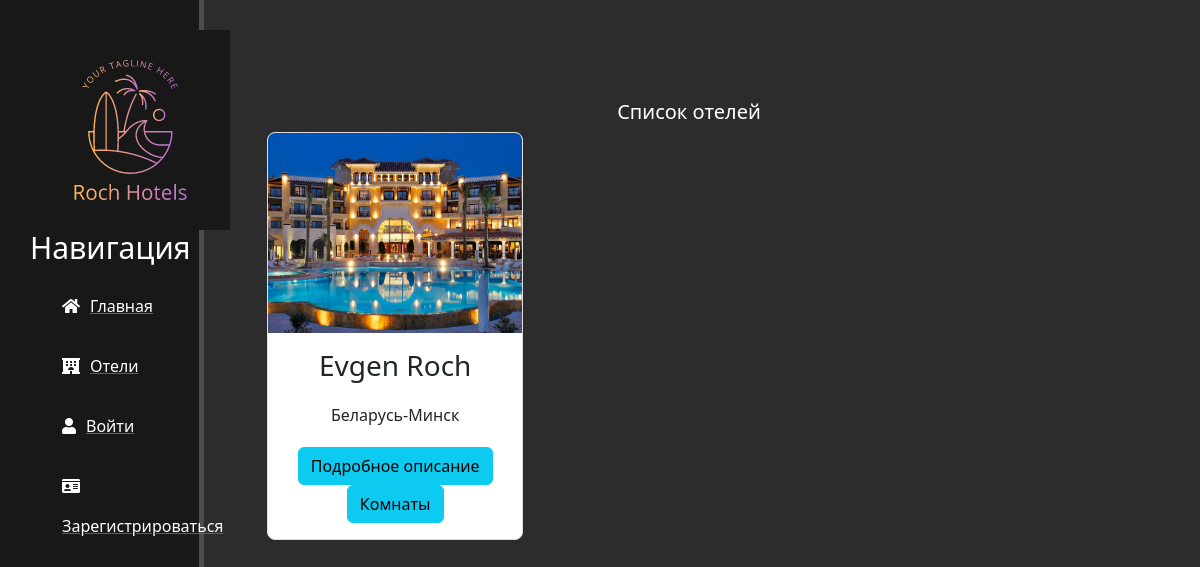
Screenshot of /hotels/ with the database file from the repository.
### main/models.py (models this page shows, shortened)
class Hotel(models.Model):
    name = models.CharField(max_length=50)
    location = models.CharField(max_length=250)
    description = models.TextField()
    photos = models.ImageField(upload_to='hotel_images/', blank=False, null=False)
    rating = models.DecimalField(max_digits=3, decimal_places=2, default=0.0)
    created_at = models.DateTimeField(auto_now_add=True)
    updated_at = models.DateTimeField(auto_now=True)
    deleted_at = models.DateTimeField(null=True, blank=True)
    deleted = models.BooleanField(default=False)
    room_count = models.PositiveIntegerField(default=0)
    phone_number = models.CharField(max_length=15, blank=True, null=True)
    email = models.EmailField(blank=True, null=True)
    address = models.CharField(max_length=250, blank=True, null=True)

### main/views.py (the view)
# urls.py: path('hotels/', views.hotels, name='hotels'),
def hotels(request):
    hotels = Hotel.objects.all()
    return render(request, 'main/hotels.html', {'hotels':hotels})

### main/templates/main/hotels.html (shortened to what this page needs)
{% extends 'main/layout.html' %}
{% block content %}
    <div class="features">
        <h1>Список отелей</h1>
        <div class="row">
            {% for el in hotels %}
                <div class="col-md-4 mb-4">
                    <div class="card">
                        <img src="{{ el.photos.url }}" class="card-img-top" alt="{{ el.name }}">
                        <div class="card-body">
                            <h3 class="card-title">{{ el.name }}</h3>
                            <p class="card-text">{{ el.location }}</p>
                            <a href="{% url 'hotel-detail' el.id %}" class="btn btn-info">Подробное описание</a>
                            <a href="{% url 'room-list' pk=el.id %}" class="btn btn-info">Комнаты</a>
                        </div>
                    </div>
                </div>
            {% endfor %}
        </div>
    </div>
{% endblock %}

### main/static/main/css/main.css (style rules this page uses)
body { background: #2c2c2c; }
main .features { float: left; color: white; margin-top: 100px; text-align: center; width: 75%; }
main .features h1 { font-size: 20px }
main .features p { max-width: 400px; margin: 20px auto }
.card { margin-left: 10%; border: 1px solid #ddd; border-radius: 8px; overflow: hidden; }
.card-img-top { width: 100%; height: 200px; object-fit: cover; }

### rows the page displays
Hotel: photos (picture), name "Evgen Roch", location "Беларусь-Минск"
